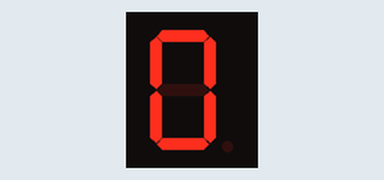
Bench run of a sketch on a simulated Arduino Uno, built with avr-gcc and run on an emulated ATmega328P. Parts: 1-digit seven-segment display. Wiring (inferred from the names in the program): 1-digit 7-segment display, segments lit when HIGH: segments pin 2, pin 3, pin 4, pin 5, pin 6, pin 7, pin 8. The segment pins are drawn as the display they are named for.

Above: at 0.1 s.
At 1.1 s:
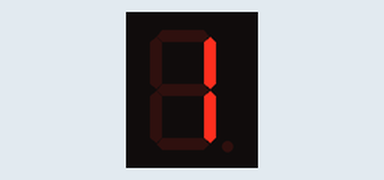
At 2.1 s:
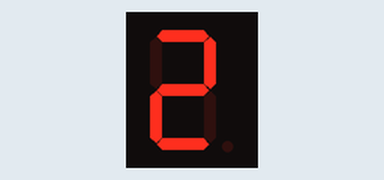
At 4.1 s:
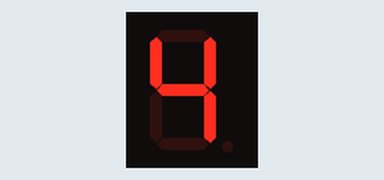
At 6.1 s:
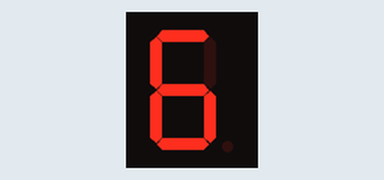
At 9.1 s:
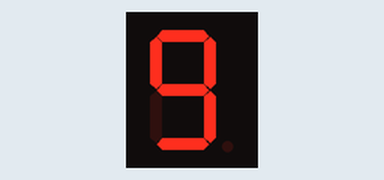

The sketch:

7_SEGMENT.ino
```cpp
byte seg1[7]={2,3,4,5,6,7,8};
void ZERO(byte A,byte B,byte C,byte D,byte E,byte F,byte G)
{
  digitalWrite(A,HIGH);
  digitalWrite(B,HIGH);
  digitalWrite(C,HIGH);
  digitalWrite(D,HIGH);
  digitalWrite(E,HIGH);
  digitalWrite(F,HIGH);
  digitalWrite(G,LOW);
}
void ONE(byte A,byte B,byte C,byte D,byte E,byte F,byte G)
{
  digitalWrite(A,LOW);
  digitalWrite(B,HIGH);
  digitalWrite(C,HIGH);
  digitalWrite(D,LOW);
  digitalWrite(E,LOW);
  digitalWrite(F,LOW);
  digitalWrite(G,LOW);
}
void TWO(byte *X)
{
  for(int j=0;j<7;j++)
  {
    if( j==2 || j==5)
    {
      digitalWrite(X[j],LOW);
    }
    else{
      digitalWrite(X[j],HIGH);
    }
  }
}
void THREE(byte A,byte B,byte C,byte D,byte E,byte F,byte G)
{
  digitalWrite(A,HIGH);
  digitalWrite(B,HIGH);
  digitalWrite(C,HIGH);
  digitalWrite(D,HIGH);
  digitalWrite(E,LOW);
  digitalWrite(F,LOW);
  digitalWrite(G,HIGH);
}
void FOUR(byte A,byte B,byte C,byte D,byte E,byte F,byte G)
{
  digitalWrite(A,LOW);
  digitalWrite(B,HIGH);
  digitalWrite(C,HIGH);
  digitalWrite(D,LOW);
  digitalWrite(E,LOW);
  digitalWrite(F,HIGH);
  digitalWrite(G,HIGH);
}
void FIVE(byte A,byte B,byte C,byte D,byte E,byte F,byte G)
{
  digitalWrite(A,HIGH);
  digitalWrite(B,LOW);
  digitalWrite(C,HIGH);
  digitalWrite(D,HIGH);
  digitalWrite(E,LOW);
  digitalWrite(F,HIGH);
  digitalWrite(G,HIGH);
}
void SIX(byte A,byte B,byte C,byte D,byte E,byte F,byte G)
{
  digitalWrite(A,HIGH);
  digitalWrite(B,LOW);
  digitalWrite(C,HIGH);
  digitalWrite(D,HIGH);
  digitalWrite(E,HIGH);
  digitalWrite(F,HIGH);
  digitalWrite(G,HIGH);
}
void SEVEN(byte A,byte B,byte C,byte D,byte E,byte F,byte G)
{
  digitalWrite(A,HIGH);
  digitalWrite(B,HIGH);
  digitalWrite(C,HIGH);
  digitalWrite(D,LOW);
  digitalWrite(E,LOW);
  digitalWrite(F,LOW);
  digitalWrite(G,LOW);
}
void EIGHT(byte A,byte B,byte C,byte D,byte E,byte F,byte G)
{
  digitalWrite(A,HIGH);
  digitalWrite(B,HIGH);
  digitalWrite(C,HIGH);
  digitalWrite(D,HIGH);
  digitalWrite(E,HIGH);
  digitalWrite(F,HIGH);
  digitalWrite(G,HIGH);
}
void NINE(byte A,byte B,byte C,byte D,byte E,byte F,byte G)
{
  digitalWrite(A,HIGH);
  digitalWrite(B,HIGH);
  digitalWrite(C,HIGH);
  digitalWrite(D,HIGH);
  digitalWrite(E,LOW);
  digitalWrite(F,HIGH);
  digitalWrite(G,HIGH);
}
void setup() {
 for(int i=0;i<7;i++)
 {
 pinMode(seg1[i],OUTPUT);   // put your setup code here, to run once:
 }
}

void loop() {
 ZERO(seg1[0],seg1[1],seg1[2],seg1[3],seg1[4],seg1[5],seg1[6]);
 delay(1000);
 ONE(seg1[0],seg1[1],seg1[2],seg1[3],seg1[4],seg1[5],seg1[6]);// put your main code here, to run repeatedly:
 delay(1000);
 TWO(seg1);
 delay(1000);
 THREE(seg1[0],seg1[1],seg1[2],seg1[3],seg1[4],seg1[5],seg1[6]);
 delay(1000);
 FOUR(seg1[0],seg1[1],seg1[2],seg1[3],seg1[4],seg1[5],seg1[6]);
 delay(1000);
 FIVE(seg1[0],seg1[1],seg1[2],seg1[3],seg1[4],seg1[5],seg1[6]);
 delay(1000);
 SIX(seg1[0],seg1[1],seg1[2],seg1[3],seg1[4],seg1[5],seg1[6]);
 delay(1000);
 SEVEN(seg1[0],seg1[1],seg1[2],seg1[3],seg1[4],seg1[5],seg1[6]);
 delay(1000);
 EIGHT(seg1[0],seg1[1],seg1[2],seg1[3],seg1[4],seg1[5],seg1[6]);
 delay(1000);
 NINE(seg1[0],seg1[1],seg1[2],seg1[3],seg1[4],seg1[5],seg1[6]);
 delay(1000);
}
```

Measured:
- by itself, everything shown: repeats every 10.0 s, in 10 steps
- what the display in image 1 shows lasts 1.0 s, from 1.0 s to 2.0 s
